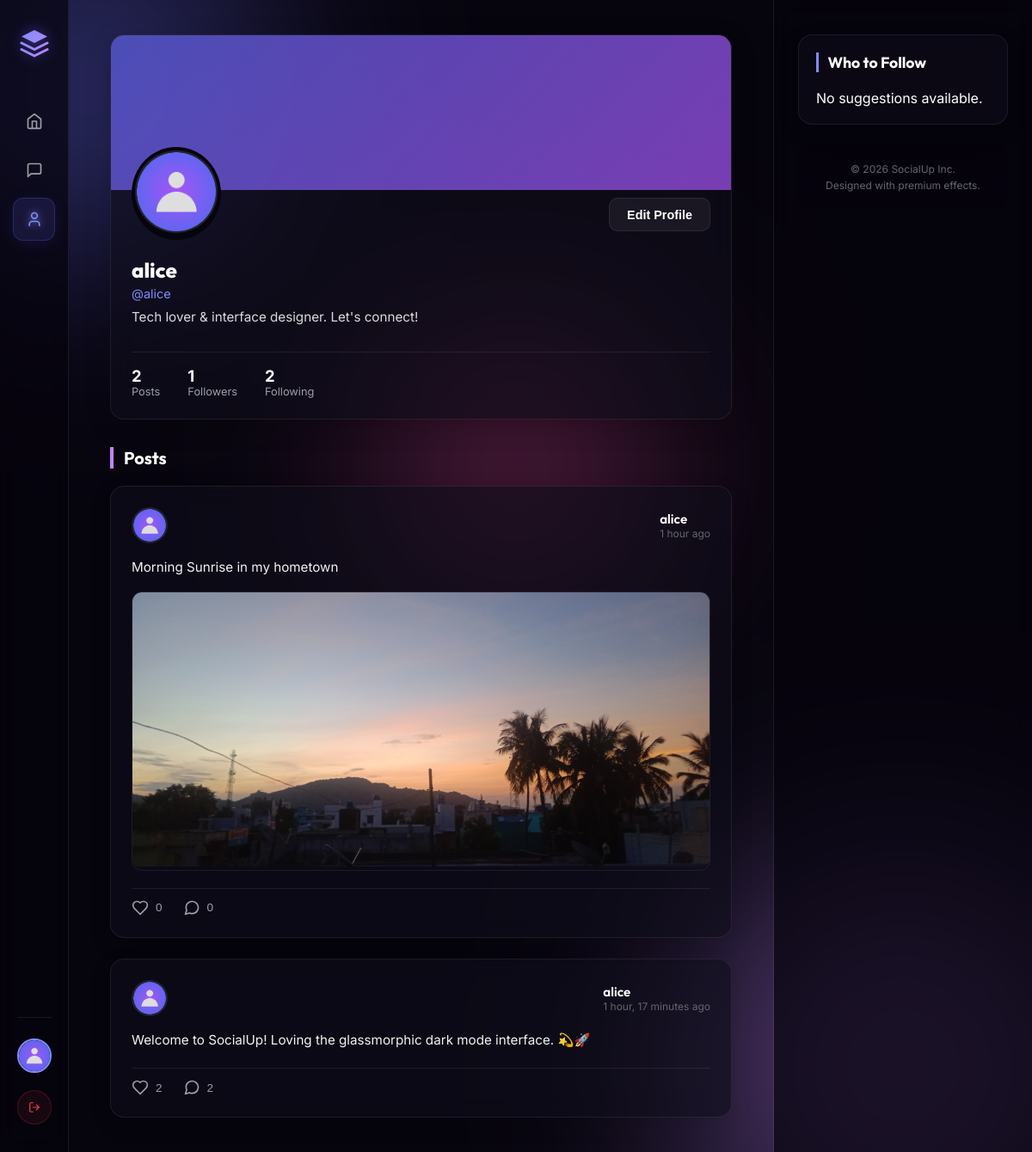
The page /profile/alice/ (signed in) on the database its author committed.
### core/models.py (models this page shows, shortened)
class Profile(models.Model):
    user = models.OneToOneField(User, on_delete=models.CASCADE, related_name='profile')
    bio = models.TextField(blank=True, default='')
    profile_picture = models.ImageField(upload_to='profile_pics/', default='profile_pics/default.png', blank=True)
    banner_image = models.ImageField(upload_to='banner_pics/', default='banner_pics/default.png', blank=True)
    following = models.ManyToManyField('self', symmetrical=False, related_name='followers', blank=True)
    def is_following(self, profile):
        return self.following.filter(pk=profile.pk).exists()

class Post(models.Model):
    author = models.ForeignKey(User, on_delete=models.CASCADE, related_name='posts')
    content = models.TextField()
    image = models.ImageField(upload_to='posts/', blank=True, null=True)
    created_at = models.DateTimeField(auto_now_add=True)
    likes = models.ManyToManyField(User, related_name='liked_posts', blank=True)
    class Meta:
        ordering = ['-created_at']
    @property
    def likes_count(self):
        return self.likes.count()
    @property
    def comments_count(self):
        return self.comments.count()

### core/views.py (the view)
# urls.py: path('profile/<str:username>/', views.profile_view, name='profile'),
@login_required
def profile_view(request, username):
    user = get_object_or_404(User, username=username)
    profile = user.profile
    posts = user.posts.all()
    is_following = request.user.profile.is_following(profile)
    suggestions = Profile.objects.exclude(
        Q(user=request.user) | Q(followers=request.user.profile)
    )[:5]
    return render(request, 'core/profile.html', {
        'profile_user': user,
        'profile': profile,
        'posts': posts,
        'is_following': is_following,
        'suggestions': suggestions,
        'active_tab': 'profile' if user == request.user else ''
    })

### core/templates/core/profile.html (shortened to what this page needs)
{% extends 'core/base.html' %}
{% load static %}
{% block content %}
<div class="profile-wrapper">
    <div class="profile-card">
        <div class="profile-banner-container">
            {% if profile.banner_image and profile.banner_image.url != '/media/banner_pics/default.png' %}
                <img src="{{ profile.banner_image.url }}" alt="Banner" class="profile-banner">
            {% else %}
                <div class="profile-banner-fallback"></div>
            {% endif %}
        </div>
        <div class="profile-details-section">
            <div class="profile-avatar-row">
                <div class="profile-avatar-wrapper">
                    <img src="{% if profile.profile_picture %}{{ profile.profile_picture.url }}{% else %}{% static 'images/default.png' %}{% endif %}" alt="{{ profile_user.username }}" class="profile-avatar-large">
                </div>
                <div class="profile-actions-wrapper">
                    {% if request.user == profile_user %}
                        <button class="btn btn-secondary" onclick="openEditModal()">Edit Profile</button>
                    {% endif %}
                </div>
            </div>
            <div class="profile-info-content">
                <h2 class="profile-display-name">{{ profile_user.username }}</h2>
                <p class="profile-user-handle">@{{ profile_user.username }}</p>
                {% if profile.bio %}
                    <p class="profile-bio-text">{{ profile.bio }}</p>
                {% else %}
                    <p class="profile-bio-text empty">No bio written yet.</p>
                {% endif %}
                <div class="profile-stats-row">
                    <div class="stat-item">
                        <span class="stat-count">{{ posts.count }}</span>
                        <span class="stat-label">Posts</span>
                    </div>
                    <div class="stat-item">
                        <span class="stat-count" id="follower-count">{{ profile.followers.count }}</span>
                        <span class="stat-label">Followers</span>
                    </div>
                    <div class="stat-item">
                        <span class="stat-count" id="following-count">{{ profile.following.count }}</span>
                        <span class="stat-label">Following</span>
                    </div>
                </div>
            </div>
        </div>
    </div>
    <div class="profile-feed-section">
        <h3 class="feed-section-title">Posts</h3>
        <div class="posts-feed">
            {% if posts %}
                {% for post in posts %}
                    <article class="post-card" id="post-{{ post.id }}">
                        <div class="post-header">
                            <img src="{% if profile.profile_picture %}{{ profile.profile_picture.url }}{% else %}{% static 'images/default.png' %}{% endif %}" alt="{{ profile_user.username }}" class="post-avatar">
                            <div class="post-meta">
                                <h3 class="post-author-name">{{ profile_user.username }}</h3>
                                <time class="post-time" datetime="{{ post.created_at|date:'Y-m-d H:i' }}">{{ post.created_at|timesince }} ago</time>
                            </div>
                        </div>
                        <div class="post-body">
                            <p class="post-content">{{ post.content }}</p>
                            {% if post.image %}
                                <div class="post-image-wrapper">
                                    <img src="{{ post.image.url }}" alt="Post attachment" class="post-image">
                                </div>
                            {% endif %}
                        </div>
                        <div class="post-footer">
                            <div class="post-actions">
                                <button class="action-btn action-like {% if request.user in post.likes.all %}active{% endif %}" data-post-id="{{ post.id }}" onclick="toggleLike(this)">
                                    <svg class="action-icon stroke" viewBox="0 0 24 24" fill="none" stroke="currentColor" stroke-width="2" stroke-linecap="round" stroke-linejoin="round"><path d="M19 14c1.49-1.46 3-3.21 3-5.5A5.5 5.5 0 0 0 16.5 3c-1.76 0-3 .5-4.5 2-1.5-1.5-2.74-2-4.5-2A5.5 5.5 0 0 0 2 8.5c0 2.3 1.5 4.05 3 5.5l7 7Z"/></svg>
                                    <span class="likes-count">{{ post.likes_count }}</span>
                                </button>
                                <button class="action-btn action-comment" onclick="toggleCommentsSection({{ post.id }})">
                                    <span class="comments-count" id="comment-count-{{ post.id }}">{{ post.comments_count }}</span>
                                </button>
                            </div>
                        </div>
                    </article>
                {% endfor %}
            {% else %}
                <div class="empty-state">
                    <p class="empty-title">No posts yet</p>
                    <p class="empty-desc">This profile hasn't posted anything.</p>
                </div>
            {% endif %}
        </div>
    </div>
</div>
{% endblock %}

### core/templates/core/base.html (shortened to what this page needs)
{% load static %}
<!DOCTYPE html>
<html lang="en">
<head>
    <link rel="stylesheet" href="{% static 'css/style.css' %}">
</head>
<body>
    <div class="glow-bg glow-1"></div>
    <div class="glow-bg glow-2"></div>
    <div class="glow-bg glow-3"></div>
    <div class="app-container">
        <aside class="sidebar">
            <div class="brand">
                <div class="brand-logo">
                </div>
            </div>
            <nav class="nav-menu">
                <a href="{% url 'feed' %}" class="nav-item {% if active_tab == 'home' %}active{% endif %}" id="nav-home">
                    <svg class="nav-icon" viewBox="0 0 24 24" fill="none" stroke="currentColor" stroke-width="2" stroke-linecap="round" stroke-linejoin="round"><path d="m3 9 9-7 9 7v11a2 2 0 0 1-2 2H5a2 2 0 0 1-2-2z"/><polyline points="9 22 9 12 15 12 15 22"/></svg>
                </a>
                <a href="{% url 'inbox' %}" class="nav-item {% if active_tab == 'messages' %}active{% endif %}" id="nav-messages">
                    <svg class="nav-icon" viewBox="0 0 24 24" fill="none" stroke="currentColor" stroke-width="2" stroke-linecap="round" stroke-linejoin="round"><path d="M21 15a2 2 0 0 1-2 2H7l-4 4V5a2 2 0 0 1 2-2h14a2 2 0 0 1 2 2z"/></svg>
                </a>
                <a href="{% url 'profile' username=request.user.username %}" class="nav-item {% if active_tab == 'profile' %}active{% endif %}" id="nav-profile">
                    <svg class="nav-icon" viewBox="0 0 24 24" fill="none" stroke="currentColor" stroke-width="2" stroke-linecap="round" stroke-linejoin="round"><path d="M19 21v-2a4 4 0 0 0-4-4H9a4 4 0 0 0-4 4v2"/><circle cx="12" cy="7" r="4"/></svg>
                </a>
            </nav>
            <div class="sidebar-footer">
                <div class="user-pill">
                    <img src="{% if request.user.profile.profile_picture %}{{ request.user.profile.profile_picture.url }}{% else %}{% static 'images/default.png' %}{% endif %}" alt="{{ request.user.username }}" class="user-avatar-small">
                </div>
                <a href="{% url 'logout' %}" class="btn btn-logout" id="btn-logout">
                    <svg viewBox="0 0 24 24" fill="none" stroke="currentColor" stroke-width="2" stroke-linecap="round" stroke-linejoin="round"><path d="M9 21H5a2 2 0 0 1-2-2V5a2 2 0 0 1 2-2h4"/><polyline points="16 17 21 12 16 7"/><line x1="21" y1="12" x2="9" y2="12"/></svg>
                </a>
            </div>
        </aside>
        <main class="main-content">
            {% block content %}{% endblock %}
        </main>
        <aside class="right-panel">
            <div class="widget suggestions-widget">
                <h3 class="widget-title">Who to Follow</h3>
                <div class="suggestions-list">
                    {% if suggestions %}
                        {% for suggestion in suggestions %}
                            <div class="suggestion-card" id="suggestion-{{ suggestion.id }}">
                                <a href="{% url 'profile' username=suggestion.user.username %}" class="suggestion-link">
                                    <img src="{% if suggestion.profile_picture %}{{ suggestion.profile_picture.url }}{% else %}{% static 'images/default.png' %}{% endif %}" alt="{{ suggestion.user.username }}" class="suggestion-avatar">
                                    <div class="suggestion-info">
                                        <h4 class="suggestion-name">{{ suggestion.user.username }}</h4>
                                        <p class="suggestion-handle">@{{ suggestion.user.username }}</p>
                                    </div>
                                </a>
                                <button class="btn btn-follow-toggle btn-sm" data-profile-id="{{ suggestion.id }}" onclick="toggleFollow(this)">
                                    Follow
                                </button>
                            </div>
                        {% endfor %}
                    {% else %}
                        <p class="empty-state-text">No suggestions available.</p>
                    {% endif %}
                </div>
            </div>
            <div class="widget copyright-widget">
                <p>&copy; 2026 SocialUp Inc.</p>
                <p>Designed with premium effects.</p>
            </div>
        </aside>
    </div>
</body>
</html>

### rows shown on the page
Profile: profile_picture (placeholder picture), bio "Tech lover & interface designer. Let's connect!", followers.count "1", following.count "2"
Post: profile_picture (placeholder picture), created_at "1 hour", content "Morning Sunrise in my hometown", image (picture), likes_count "0", comments_count "0"
Post: profile_picture (placeholder picture), created_at "1 hour, 17 minutes", content "Welcome to SocialUp! Loving the glassmorphic dark mode interface. 💫🚀", likes_count "2", comments_count "2"

### other values the page prints
{{ profile_user.username }} "alice"
{{ posts.count }} "2"
